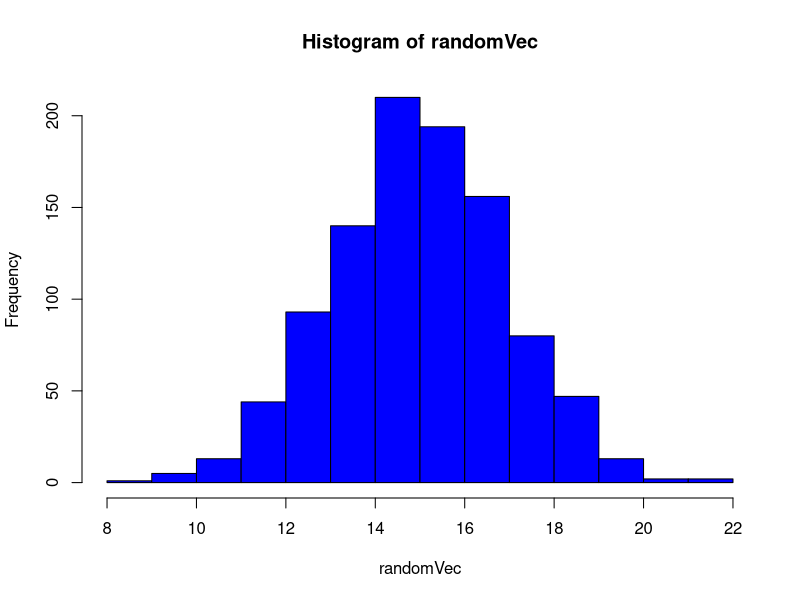

This chart was generated by the following R code:
## ---- chunk 1
randomVec <- rnorm(1000, mean = 15, sd=2)
hist(randomVec, col="blue")

